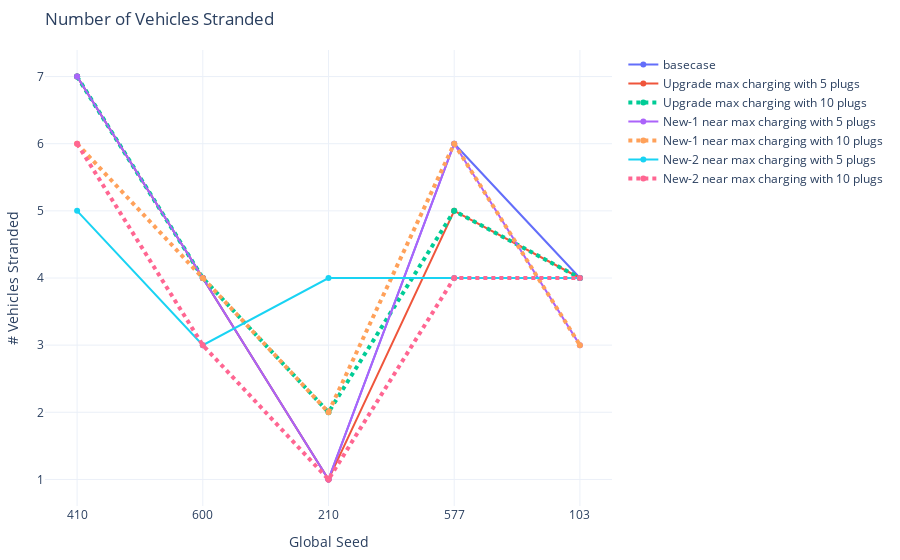

The notebook cell saved with this chart:
### Code cell
# EVs stranded
fig = go.Figure()
fig.add_trace(go.Scatter(x=seeds, y=count_stats[(500 <= count_stats['analysis_id']) & (count_stats['analysis_id']<= 504)].sort_values('analysis_id')['str_count'],
                    mode='lines+markers',
                    name='basecase'))
fig.add_trace(go.Scatter(x=seeds, y=count_stats[(536 <= count_stats['analysis_id']) & (count_stats['analysis_id']<= 540)].sort_values('analysis_id')['str_count'],
                    mode='lines+markers',
                    name='Upgrade max charging with 5 plugs'))
fig.add_trace(go.Scatter(x=seeds, y=count_stats[(541 <= count_stats['analysis_id']) & (count_stats['analysis_id']<= 545)].sort_values('analysis_id')['str_count'],
                    mode='lines+markers',
                    name='Upgrade max charging with 10 plugs', line=dict(width=4, dash='dot')))
fig.add_trace(go.Scatter(x=seeds, y=count_stats[(546 <= count_stats['analysis_id']) & (count_stats['analysis_id']<= 550)].sort_values('analysis_id')['str_count'],
                    mode='lines+markers',
                    name='New-1 near max charging with 5 plugs'))
fig.add_trace(go.Scatter(x=seeds, y=count_stats[(551 <= count_stats['analysis_id']) & (count_stats['analysis_id']<= 555)].sort_values('analysis_id')['str_count'],
                    mode='lines+markers',
                    name='New-1 near max charging with 10 plugs', line=dict(width=4, dash='dot')))
fig.add_trace(go.Scatter(x=seeds, y=count_stats[(556 <= count_stats['analysis_id']) & (count_stats['analysis_id']<= 560)].sort_values('analysis_id')['str_count'],
                    mode='lines+markers',
                    name='New-2 near max charging with 5 plugs'))
fig.add_trace(go.Scatter(x=seeds, y=count_stats[(561 <= count_stats['analysis_id']) & (count_stats['analysis_id']<= 565)].sort_values('analysis_id')['str_count'],
                    mode='lines+markers',
                    name='New-2 near max charging with 10 plugs', line=dict(width=4, dash='dot')))
fig.update_xaxes(type='category')
fig.update_layout(margin=dict(l=20, r=20, t=50, b=20), uniformtext_minsize=8, uniformtext_mode='hide', template='plotly_white', title="Number of Vehicles Stranded",
        yaxis_title="# Vehicles Stranded", 
        xaxis_title="Global Seed")
fig.show()

### Figure 1 — Plotly figure (JSON) as saved in the notebook; plotly's stock layout.template omitted (floating-point values rounded to 4 significant figures)
{"data": [{"mode": "lines+markers", "name": "basecase", "type": "scatter", "x": ["410", "600", "210", "577", "103"], "y": [7, 4, 1, 6, 4]}, {"mode": "lines+markers", "name": "Upgrade max charging with 5 plugs", "type": "scatter", "x": ["410", "600", "210", "577", "103"], "y": [7, 4, 1, 5, 4]}, {"line": {"dash": "dot", "width": 4}, "mode": "lines+markers", "name": "Upgrade max charging with 10 plugs", "type": "scatter", "x": ["410", "600", "210", "577", "103"], "y": [7, 4, 2, 5, 4]}, {"mode": "lines+markers", "name": "New-1 near max charging with 5 plugs", "type": "scatter", "x": ["410", "600", "210", "577", "103"], "y": [7, 4, 1, 6, 3]}, {"line": {"dash": "dot", "width": 4}, "mode": "lines+markers", "name": "New-1 near max charging with 10 plugs", "type": "scatter", "x": ["410", "600", "210", "577", "103"], "y": [6, 4, 2, 6, 3]}, {"mode": "lines+markers", "name": "New-2 near max charging with 5 plugs", "type": "scatter", "x": ["410", "600", "210", "577", "103"], "y": [5, 3, 4, 4, 4]}, {"line": {"dash": "dot", "width": 4}, "mode": "lines+markers", "name": "New-2 near max charging with 10 plugs", "type": "scatter", "x": ["410", "600", "210", "577", "103"], "y": [6, 3, 1, 4, 4]}], "layout": {"autosize": true, "margin": {"b": 20, "l": 20, "r": 20, "t": 50}, "title": {"text": "Number of Vehicles Stranded"}, "uniformtext": {"minsize": 8, "mode": "hide"}, "xaxis": {"autorange": true, "range": [-0.2464, 4.246], "title": {"text": "Global Seed"}, "type": "category"}, "yaxis": {"autorange": true, "range": [0.5844, 7.416], "title": {"text": "# Vehicles Stranded"}, "type": "linear"}}}
